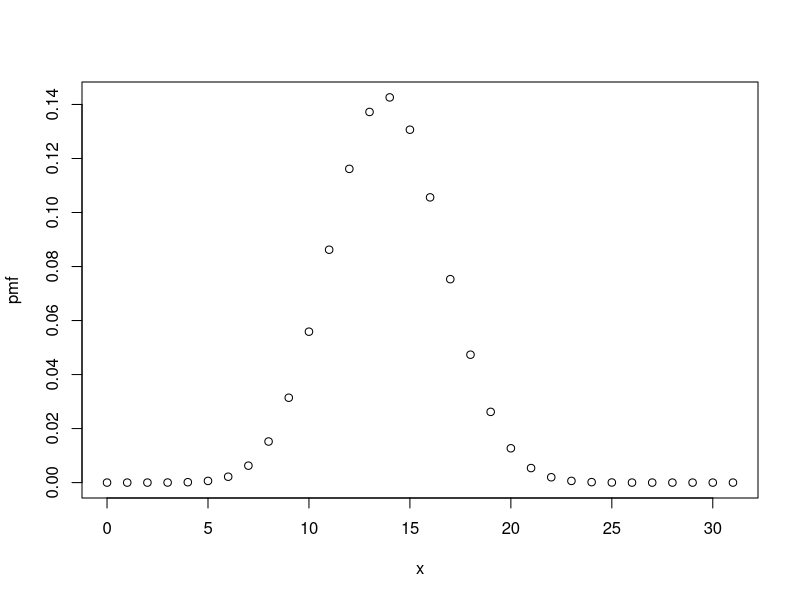
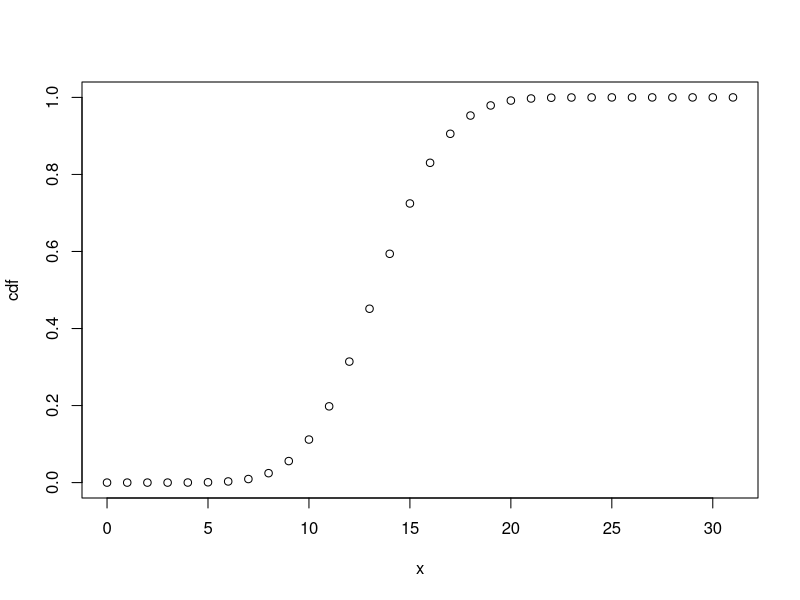

The R source for these figures, in order:
#Question 1
a <- dbinom(7,12,1/6) + dbinom(8,12,1/6) + dbinom(9,12,1/6)
#a <- diff(pbinom(c(6,9),12,1/6,lower.tail))
print(a)



#Question 2
b <- pnorm(83.99,72,15.2,lower.tail = FALSE)
#b <- 1 - pnorm(84,72,15.2)
print(b)


#Question 3
c <- dpois(0,5)
print(c)
#d <- diff(ppois(c(47,50),50))
d <- diff(ppois(c(50,47),50,lower.tail = FALSE))
print(d)



#Question 4
e <- dhyper(3,17,233,5)
print(e)



#Question 5
x <- c(0:31)
pmf <- dbinom(x,31,0.447)
plot(x,pmf)
cdf <- pbinom(c(0:31),31,0.447)
plot(x,cdf)
mean1 <- 31*0.447
variance1 <- mean1*(1-0.447)
sd1 <- sqrt(variance1)
print(mean1)
print(variance1)
print(sd1)
